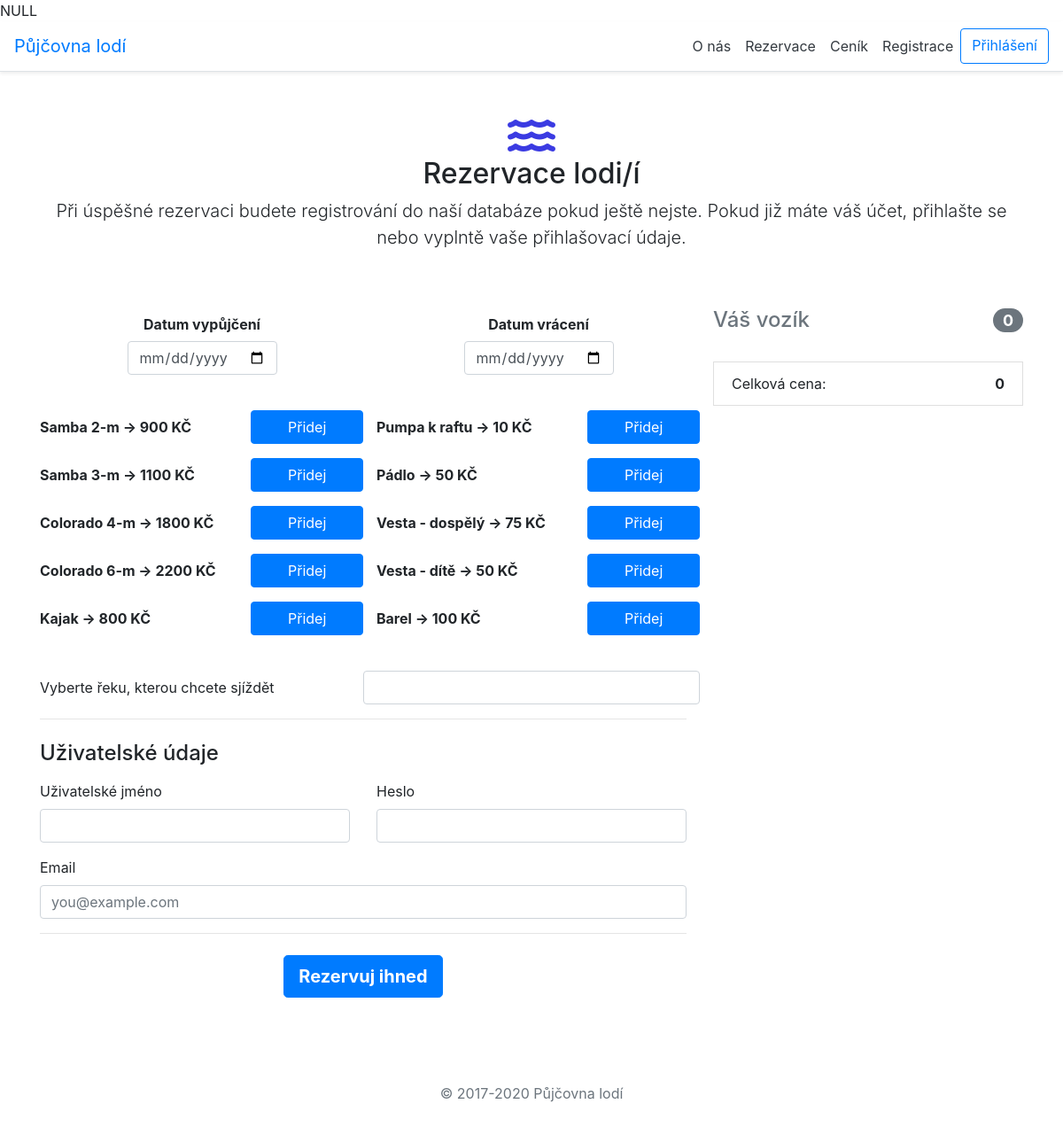
Screenshot of /code/index.php?page=objednavka with the database file from the repository.
### tables this page shows
CREATE TABLE IF NOT EXISTS `lode` (
                                      `id_lod` int(11) NOT NULL,
                                      `typ_lode` varchar(45) NOT NULL,
                                      `cena` int(11) NOT NULL,
                                      PRIMARY KEY (`id_lod`)
);

CREATE TABLE IF NOT EXISTS `prislusenstvi` (
                                               `id_prislusenstvi` int(11) NOT NULL,
                                               `nazev_prislusen` varchar(45) NOT NULL,
                                               `cena` int(11) NOT NULL,
                                               PRIMARY KEY (`id_prislusenstvi`)
);

### code/controller/objednavkaController.class.php (called while the page is built, shortened)
<?php
class objednavkaController implements IController {
    private $db;
    private $user;
    public function __construct() {
        require_once (DIRECTORY_MODELS ."/MyDatabase.class.php");
        $this->db = new MyDatabase();
        require_once (DIRECTORY_MODELS ."/userManage.php");
        $this->user = new userManage();
    }
    public function show(string $pageTitle):string {
        $tplData = [];
        $tplData['title'] = $pageTitle;
        $tplData['reky'] = $this->db->getAllReky();
        $tplData['lode'] = $this->db->getAllLode();
        $tplData['prislusenstvi'] = $this->db->getAllPrislusenstvi();
        $tplData['userLogged'] = $this->user->isUserLogged();
        if($tplData['userLogged']){
            $user = $this->user->getLoggedUserData();
            $tplData['pravo'] = $user['PRAVA_id_prava'];
            $tplData['username'] = $user['username'];
            $tplData['email'] = $user['email'];
            $tplData['password'] = $user['password'];
        } else {
            $tplData['pravo'] = null;
        }
        $tplData['povedloSe'] = false;
        $tplData['uspech'] = "Je mi líto, ale rezervace se nezdařila";
	    $poleHodnotZAjaxu=[];
	    foreach ($tplData['lode'] as $lod){
		    $lod = str_replace(' ', 'XXXX', $lod);
		    array_push($poleHodnotZAjaxu,$lod);
	    }
	    foreach ($tplData['prislusenstvi'] as $prislusen){
	    	$prislusen = str_replace(' ', 'XXXX', $prislusen);
	    	array_push($poleHodnotZAjaxu,$prislusen);
	    }
	    for ($i = 0; $i < count($poleHodnotZAjaxu);$i++){
		    $poleHodnotZAjaxu[$i] = $poleHodnotZAjaxu[$i][1];
	    }
        if ($_POST['dat-vyp'] < date('Y-m-d')) {
            $tplData['povedloSe'] = false;
            $tplData['uspech'] = "Pokud nemáte stroj času, tak si prosím nerezervujte loď do minulosti.";
        } else if (isset($_POST['rezervace']) and isset($_POST['firstName']) and
            isset($_POST['password']) and isset($_POST['email']) and
            ($_POST['dat-vyp'] < $_POST['dat-vra'])){
            $email = htmlspecialchars($_POST['email']);
            $firstName = htmlspecialchars($_POST['firstName']);
            $password = htmlspecialchars($_POST['password']);
            $reka = htmlspecialchars($_POST['reka']);
            $reka = $this->db->getExactReka($reka)[0];
            $IDreka = $reka['id_reky'];
            $datVyp = $_POST['dat-vyp'];
            $datVra = $_POST['dat-vra'];
            $poleRealHodnot = [];
	        foreach ($poleHodnotZAjaxu as $hodnota){
	        	if (isset($_POST[$hodnota])){
	        		$valueInArray = $_POST[$hodnota];
	        		$hodnota = str_replace('XXXX',' ',$hodnota);
			        $poleRealHodnot[$hodnota] = $valueInArray;
		        }
            }
	        $cas = intval(time()/10);
            $isRegistred = $this->db->getAUser($email);
            if (!count($isRegistred)){
               $this->db->registrujUzivatele($email,$firstName,$password);
            }
            $user = $this->db->vratUzivatele($email,$password);
            if(count($user) and ($password == $user[0]['password']
                and $firstName == $user[0]['username'])) {
                $userID = $user[0]['id_user'];
                $this->db->vytvorObjednavku($cas,$datVyp,$userID,$IDreka,$datVra);
	            foreach ($poleRealHodnot as $key => $itemForInsert){
		            $isLod = $this->db->getExactLodByName($key);
		            if ($isLod != null){
			            $this->db->pridejLod($isLod[0]['id_lod'],$cas,intval($itemForInsert));
			            $tplData['zkouska'] = $isLod[0]['id_lod'];
		            } else {
			            $prislusenstvi = $this->db->getExactPrisluByName($key);
			            $this->db->pridejPrislusenstvi($prislusenstvi[0]['id_prislusenstvi'],$cas,intval($itemForInsert));
		            }
	            }
                $tplData['povedloSe'] = true;
                $tplData['uspech'] = "Rezervace proběhla úspěšně.".$IDreka;
            } else  {
                $tplData['povedloSe'] = false;
                $tplData['uspech'] = "Je mi líto, ale zadali jste špatné jméno nebo heslo.";
            }
        }
        require(DIRECTORY_VIEWS ."/objednavka.php");
        $obsah = ob_get_clean();
        return $obsah;
    }
}
?>

### code/index.php (called while the page is built, shortened)
<?php
$app = new ApplicationStart();
$app->appStart();
?>

### code/model/MyDatabase.class.php (called while the page is built, shortened)
<?php
class MyDatabase {
    private $pdo;
    public function __construct(){
        $this->pdo = new PDO("mysql:host=".DB_SERVER.";dbname=".DB_NAME, DB_USER, DB_PASS);
        $this->pdo->exec("set names utf8");
    }
    private function executeQuery(string $dotaz): ?PDOStatement
    {
        $res = $this->pdo->query($dotaz);
        if ($res) {
            return $res;
        } else {
            $error = $this->pdo->errorInfo();
            echo $error[2];
            return null;
        }
    }
    public function selectFromTable(string $tableName, string $whereStatement = "", string $orderByStatement = ""):array {
        $q = "SELECT * FROM ".$tableName
            .(($whereStatement == "") ? "" : " WHERE $whereStatement")
            .(($orderByStatement == "") ? "" : " ORDER BY $orderByStatement");
        $obj = $this->executeQuery($q);
        return $obj->fetchAll();
    }
    public function getAllLode(): array
    {
        $cena = $this->selectFromTable(TABLE_LODE, "", "id_lod");
        return $cena;
    }
    public function getAllPrislusenstvi(): array
    {
        $prislusenstvi = $this->selectFromTable(TABLE_PRISLUSENSTVI, "", "id_prislusenstvi");
        return $prislusenstvi;
    }
    public function getAllReky(): array
    {
        $reky = $this->selectFromTable(TABLE_REKY, "", "id_reky");
        return $reky;
    }
}
?>

### code/model/userManage.php (called while the page is built, shortened)
<?php
class userManage
{
    private $userSessionKey = "current_user_id";
    public function __construct(){
        require_once("MyDatabase.class.php");
    }
    public function isUserLogged(): bool
    {
        return isset($_SESSION[$this->userSessionKey]);
    }
}

### code/view/objednavka.php (the view, shortened to what this page needs)
<?php
global $tplData;
require("zakladHTML.class.php");
$tplHeaders = new zakladHTML();
$tplHeaders->createHeader("", $tplData['title']);
?>
<body>
<?php
var_dump($tplData['zkouska']);
if (!$tplData['userLogged']) {
	$tplHeaders->createNav($tplData['pravo']);
} else {
	$tplHeaders->createNav($tplData['pravo'], "odhlaseni");
}
?>
<div class="container">
	<div class="py-5 text-center">
		<i class="fas fa-water" style="font-size: xxx-large;color: #3b3be2"></i>
		<h2>Rezervace lodi/í</h2>
		<p class="lead">Při úspěšné rezervaci budete registrování do naší databáze pokud ještě nejste.
			Pokud již máte váš účet, přihlašte se nebo vyplntě vaše přihlašovací údaje.</p>
	</div>
	<form class="needs-validation" method="post">
		<div class="row">
			<div class="col-md-4 order-md-2">
				<h4 class="d-flex justify-content-between align-items-center mb-3">
					<span class="text-muted">Váš vozík</span>
					<span class="badge badge-secondary badge-pill">0</span>
				</h4>
				<div class="list-group-item d-flex justify-content-between">
					<span>Celková cena:</span>
					<strong class="cart-total">0</strong>
				</div>
			</div>
			<div class="col-md-8 order-md-1">
				<div class="row text-center d-flex justify-content-around">
					<div class="form-group pl-3">
						<label for="dat-vyp" class="col-form-label"><b>Datum vypůjčení</b></label>
						<input type="date" class="form-control" name="dat-vyp" id="dat-vyp" required>
					</div>
					<div class="form-group pl-3">
						<label for="dat-vra" class="col-form-label"><b>Datum vrácení</b></label>
						<input type="date" class="form-control" name="dat-vra" id="dat-vra" required>
					</div>
				</div>
				<br>
				<?php
				$lode = $tplData['lode'];
				$prislusenstvi = $tplData['prislusenstvi'];
				?>
				<?php
				for ($c = 0; $c < count($lode); $c++) {
					?>
					<div class="form-group row">
						<label class="col-form-label col-sm-4" for="<?php echo $lode[$c]['typ_lode']; ?>">
							<b><span class="cart-item-name-l"><?php echo $lode[$c]['typ_lode']; ?></span> -> <span
										class="cart-item-price-l"><?php echo $lode[$c]['cena'] . " KČ"; ?></span></b></label>
						<input type="button" class="btn btn-primary col-md-2 shop-add-button-l"
						       name="<?php echo $lode[$c]['typ_lode']; ?>" id="<?php echo $lode[$c]['typ_lode']; ?>"
						       value="Přidej">
						<label class="col-form-label col-sm-4 font-weight-bold"
						       for="<?php echo $prislusenstvi[$c]['nazev_prislusen']; ?>">
							<span class="cart-item-name-p"><?php echo $prislusenstvi[$c]['nazev_prislusen']; ?></span>
							-> <span class="cart-item-price-p"><?php echo $prislusenstvi[$c]['cena'] . " KČ"; ?></span></label>
						<input type="button" class="btn btn-primary col-md-2 shop-add-button-p"
						       name="<?php echo $prislusenstvi[$c]['nazev_prislusen']; ?>" id="<?php echo $prislusenstvi[$c]['nazev_prislusen']; ?>"
						       value="Přidej">
					</div>
				<?php } ?>
				<br>
				<div class="form-group row">
					<label class="col-form-label col-sm-6" for="reka">Vyberte řeku, kterou chcete sjíždět</label>
					<input class="form-control col-sm-6" name="reka" id="reka" list="reky" required>
				</div>
				<hr class="mb-4">
				<h4 class="mb-3">Uživatelské údaje</h4>
				<div class="row">
					<div class="col-md-6 mb-3">
						<label for="firstName">Uživatelské jméno</label>
						<input type="text" class="form-control" name="firstName" id="firstName" placeholder=""
						       value="<?php if ($tplData['userLogged']) {
							       echo $tplData['username'];
						       } else {
							       echo "";
						       } ?>" required>
					</div>
					<div class="col-md-6 mb-3">
						<label for="password">Heslo</label>
						<input type="password" class="form-control" name="password" id="password" placeholder=""
						       value="<?php if ($tplData['userLogged']) {
							       echo $tplData['password'];
						       } else {
							       echo "";
						       } ?>" required>
					</div>
				</div>
				<div class="mb-3">
					<label for="email">Email</label>
					<input type="email" class="form-control" name="email" id="email" placeholder="you@example.com"
					       value="<?php if ($tplData['userLogged']) {
						       echo $tplData['email'];
					       } else {
						       echo "";
					       } ?>" required>
				</div>
				<hr class="mb-4">
				<div class="row justify-content-center">
					<button class="btn btn-lg btn-primary font-weight-bold" type="submit" name="rezervace"
					        value="rezervace">Rezervuj ihned
					</button>
				</div>
			</div>
		</div>
	</form>
	<footer class="my-5 pt-5 text-muted text-center text-small">
		<p class="mb-1">&copy; 2017-2020 Půjčovna lodí</p>
	</footer>
</div>
</body>

### rows the page displays
lode: typ_lode "Samba 2-m", cena "900"
prislusenstvi: nazev_prislusen "Pumpa k raftu", cena "10"
lode: typ_lode "Samba 3-m", cena "1100"
prislusenstvi: nazev_prislusen "Pádlo", cena "50"
lode: typ_lode "Colorado 4-m", cena "1800"
prislusenstvi: nazev_prislusen "Vesta - dospělý", cena "75"
lode: typ_lode "Colorado 6-m", cena "2200"
prislusenstvi: nazev_prislusen "Vesta - dítě", cena "50"
lode: typ_lode "Kajak", cena "800"
prislusenstvi: nazev_prislusen "Barel", cena "100"

### other values shown
$controller->show($pageInfo["title"]) "NULL"
